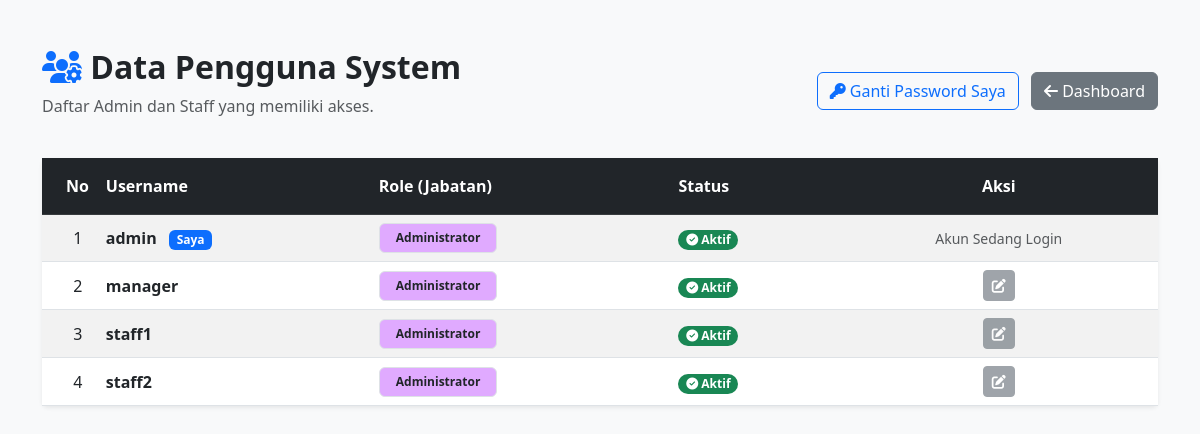
/users.php (signed in), run on the app's committed database.
### tables this page shows
CREATE TABLE `users` (
  `id` int(11) NOT NULL,
  `username` varchar(50) DEFAULT NULL,
  `password` varchar(255) DEFAULT NULL,
  `role` varchar(20) DEFAULT 'admin',
  `status` enum('Active','Inactive') DEFAULT 'Active'
);

### users.php (the view, shortened to what this page needs)
<?php
include 'config.php';
$sql = "SELECT * FROM users WHERE role IN ('admin', 'staff') ORDER BY username ASC";
$result = $conn->query($sql);
?>
<!DOCTYPE html>
<html lang="id">
<head>
    <link href="https://cdn.jsdelivr.net/npm/bootstrap@5.3.0/dist/css/bootstrap.min.css" rel="stylesheet">
    <link rel="stylesheet" href="https://cdnjs.cloudflare.com/ajax/libs/font-awesome/6.4.0/css/all.min.css">
</head>
<body class="bg-light">
<div class="container mt-5">
    <div class="d-flex justify-content-between align-items-center mb-4">
        <div>
            <h2 class="fw-bold"><i class="fas fa-users-cog text-primary"></i> Data Pengguna System</h2>
            <p class="text-muted">Daftar Admin dan Staff yang memiliki akses.</p>
        </div>
        <div>
            <a href="setting.php" class="btn btn-outline-primary me-2">
                <i class="fas fa-key"></i> Ganti Password Saya
            </a>
            <a href="index.php" class="btn btn-secondary">
                <i class="fas fa-arrow-left"></i> Dashboard
            </a>
        </div>
    </div>
    <div class="card shadow-sm border-0">
        <div class="card-body p-0">
            <table class="table table-striped table-hover mb-0 align-middle">
                <thead class="table-dark">
                    <tr>
                        <th class="py-3 ps-4" width="5%">No</th>
                        <th class="py-3">Username</th>
                        <th class="py-3">Role (Jabatan)</th>
                        <th class="py-3">Status</th>
                        <th class="py-3 text-center">Aksi</th>
                    </tr>
                </thead>
                <tbody>
                    <?php if ($result->num_rows > 0): ?>
                        <?php $no = 1; while($row = $result->fetch_assoc()): ?>
                            <tr>
                                <td class="ps-4 text-center"><?php echo $no++; ?></td>
                                <td class="fw-bold text-dark">
                                    <?php echo $row['username']; ?>
                                    <?php if($row['username'] == $_SESSION['username']) echo '<span class="badge bg-primary ms-2">Saya</span>'; ?>
                                </td>
                                <td>
                                    <?php
                                    if($row['role'] == 'admin') {
                                        echo '<span class="badge bg-purple text-dark border border-purple px-3 py-2" style="background-color:#e0aaff;">Administrator</span>';
                                    } else {
                                        echo '<span class="badge bg-info text-dark px-3 py-2">Staff</span>';
                                    }
                                    ?>
                                </td>
                                <td>
                                    <?php if($row['status'] == 'Active'): ?>
                                        <span class="badge bg-success rounded-pill"><i class="fas fa-check-circle"></i> Aktif</span>
                                    <?php else: ?>
                                        <span class="badge bg-danger rounded-pill">Non-Aktif</span>
                                    <?php endif; ?>
                                </td>
                                <td class="text-center">
                                    <?php if($row['username'] !== $_SESSION['username']): ?>
                                        <a href="#" class="btn btn-sm btn-secondary disabled" title="Edit (Coming Soon)"><i class="fas fa-edit"></i></a>
                                    <?php else: ?>
                                        <small class="text-muted">Akun Sedang Login</small>
                                    <?php endif; ?>
                                </td>
                            </tr>
                        <?php endwhile; ?>
                    <?php else: ?>
                        <tr>
                            <td colspan="5" class="text-center py-5">Tidak ada data pengguna found.</td>
                        </tr>
                    <?php endif; ?>
                </tbody>
            </table>
        </div>
    </div>
</div>
</body>
</html>

### data on the page
users: username "admin", shows "Saya", role "Administrator", status "Active" (drawn), shows "Akun Sedang Login"
users: username "manager", role "Administrator", status "Active" (drawn)
users: username "staff1", role "Administrator", status "Active" (drawn)
users: username "staff2", role "Administrator", status "Active" (drawn)
